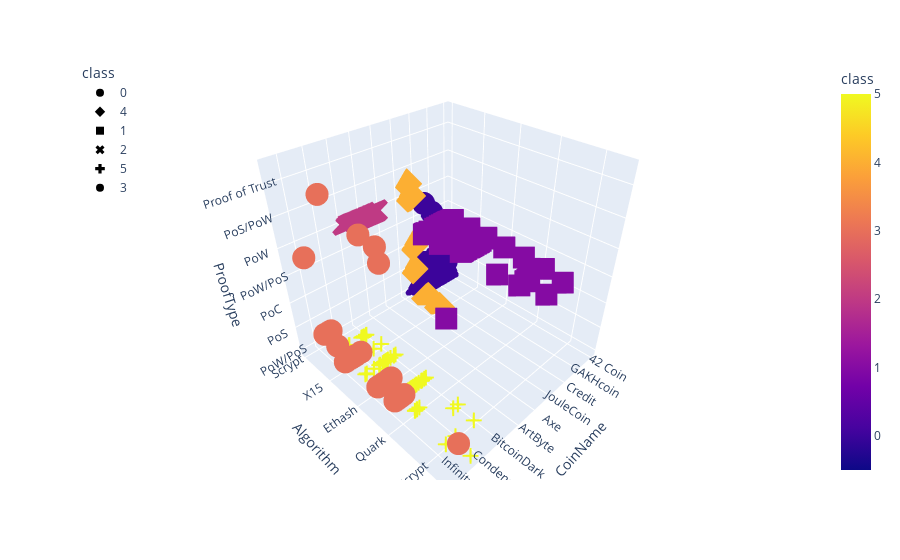

The cell this chart's notebook holds for it:
### Markdown cell above
### Visualizing Results

#### 3D-Scatter with Clusters

### Code cell
# Create a 3D-Scatter with the PCA data and the clusters
fig = px.scatter_3d(
    clustered_df,
    x="CoinName",
    y="Algorithm",
    z="ProofType",
    color="class",
    symbol="class",
    width=800,
    hover_name="CoinName",
    hover_data=["Algorithm"]
)
fig.update_layout(legend=dict(x=0, y=1))
fig.show()

### Figure 1 — Plotly figure (JSON) as saved in the notebook; plotly's stock layout.template omitted (floating-point values rounded to 4 significant figures)
{"data": [{"hovertemplate": "<b>%{hovertext}</b><br><br>class=%{marker.color}<br>CoinName=%{x}<br>Algorithm=%{y}<br>ProofType=%{z}<extra></extra>", "hovertext": ["42 Coin", "404Coin", "Aurora Coin", "BlueCoin", "EnergyCoin", "BitBar", "CryptoBullion", "FlutterCoin", "HoboNickels", "MintCoin", "Nautilus Coin", "PotCoin", "PhoenixCoin", "Reddcoin", "UnitaryStatus Dollar", "UltraCoin", "VeriCoin", "ZCC Coin", "RubyCoin", "Dnotes", "8BIT Coin", "Vtorrent", "Diggits", "BillaryCoin", "GPU Coin", "SafeExchangeCoin", "PutinCoin", "iBankCoin", "Frankywillcoin", "CarterCoin", "ZoneCoin", "RootCoin", "BitCurrency", "Swiscoin", "PesoBit", "PLNCoin", "AquariusCoin", "BitcoinFast", "BitConnect Coin", "MoneyCoin", "Russiacoin", "PandaCoin", "GameUnits", "GAKHcoin", "Klingon Empire Darsek", "Printerium", "Impeach", "Zilbercoin", "FirstCoin", "OpenChat", "RenosCoin", "Independent Money System", "ArgusCoin", "LomoCoin", "GrowthCoin", "Degas Coin", "Linda", "Draftcoin", "CoinonatX", "Ethereum Dark", "TerraNovaCoin", "WomenCoin", "Xios", "BlackholeCoin", "Cash & Back Coin", "GermanCoin", "LiteCoin Ultra", "Trollcoin", "Litecoin Plus", "My Big Coin", "Unified Society USDEX", "Velox", "Briacoin", "Ignition", "MedicCoin", "Abjcoin", "iDealCash", "HollyWoodCoin", "Swisscoin", "Xt3ch", "EmaratCoin", "Peony Coin", "TPCash", "MMOCoin", "ThunderStake", "Oduwa", "Credit", "Nasdacoin", "LiteDoge", "OrangeCoin", "BitstarCoin", "HyperCoin", "AudioCoin", "Genstake", "XiaoMiCoin", " ClubCoin", "HiCoin", "WhiteCoin", "Gapcoin", "BitcoinPlus"], "legendgroup": "0", "marker": {"color": [0, 0, 0, 0, 0, 0, 0, 0, 0, 0, 0, 0, 0, 0, 0, 0, 0, 0, 0, 0, 0, 0, 0, 0, 0, 0, 0, 0, 0, 0, 0, 0, 0, 0, 0, 0, 0, 0, 0, 0, 0, 0, 0, 0, 0, 0, 0, 0, 0, 0, 0, 0, 0, 0, 0, 0, 0, 0, 0, 0, 0, 0, 0, 0, 0, 0, 0, 0, 0, 0, 0, 0, 0, 0, 0, 0, 0, 0, 0, 0, 0, 0, 0, 0, 0, 0, 0, 0, 0, 0, 0, 0, 0, 0, 0, 0, 0, 0, 0, 0], "coloraxis": "coloraxis", "symbol": "circle"}, "mode": "markers", "name": "0", "scene": "scene", "showlegend": true, "type": "scatter3d", "x": ["42 Coin", "404Coin", "Aurora Coin", "BlueCoin", "EnergyCoin", "BitBar", "CryptoBullion", "FlutterCoin", "HoboNickels", "MintCoin", "Nautilus Coin", "PotCoin", "PhoenixCoin", "Reddcoin", "UnitaryStatus Dollar", "UltraCoin", "VeriCoin", "ZCC Coin", "RubyCoin", "Dnotes", "8BIT Coin", "Vtorrent", "Diggits", "BillaryCoin", "GPU Coin", "SafeExchangeCoin", "PutinCoin", "iBankCoin", "Frankywillcoin", "CarterCoin", "ZoneCoin", "RootCoin", "BitCurrency", "Swiscoin", "PesoBit", "PLNCoin", "AquariusCoin", "BitcoinFast", "BitConnect Coin", "MoneyCoin", "Russiacoin", "PandaCoin", "GameUnits", "GAKHcoin", "Klingon Empire Darsek", "Printerium", "Impeach", "Zilbercoin", "FirstCoin", "OpenChat", "RenosCoin", "Independent Money System", "ArgusCoin", "LomoCoin", "GrowthCoin", "Degas Coin", "Linda", "Draftcoin", "CoinonatX", "Ethereum Dark", "TerraNovaCoin", "WomenCoin", "Xios", "BlackholeCoin", "Cash & Back Coin", "GermanCoin", "LiteCoin Ultra", "Trollcoin", "Litecoin Plus", "My Big Coin", "Unified Society USDEX", "Velox", "Briacoin", "Ignition", "MedicCoin", "Abjcoin", "iDealCash", "HollyWoodCoin", "Swisscoin", "Xt3ch", "EmaratCoin", "Peony Coin", "TPCash", "MMOCoin", "ThunderStake", "Oduwa", "Credit", "Nasdacoin", "LiteDoge", "OrangeCoin", "BitstarCoin", "HyperCoin", "AudioCoin", "Genstake", "XiaoMiCoin", " ClubCoin", "HiCoin", "WhiteCoin", "Gapcoin", "BitcoinPlus"], "y": ["Scrypt", "Scrypt", "Scrypt", "Scrypt", "Scrypt", "Scrypt", "Scrypt", "Scrypt", "Scrypt", "Scrypt", "Scrypt", "Scrypt", "Scrypt", "Scrypt", "Scrypt", "Scrypt", "Scrypt", "Scrypt", "Scrypt", "Scrypt", "Scrypt", "Scrypt", "Scrypt", "Scrypt", "Scrypt", "Scrypt", "Scrypt", "Scrypt", "Scrypt", "Scrypt", "Scrypt", "Scrypt", "Scrypt", "Scrypt", "Scrypt", "Scrypt", "Scrypt", "Scrypt", "Scrypt", "Scrypt", "Scrypt", "Scrypt", "Scrypt", "Scrypt", "Scrypt", "Scrypt", "Scrypt", "Scrypt", "Scrypt", "Scrypt", "Scrypt", "Scrypt", "Scrypt", "Scrypt", "Scrypt", "Scrypt", "Scrypt", "Scrypt", "Scrypt", "Scrypt", "Scrypt", "Scrypt", "Scrypt", "Scrypt", "Scrypt", "Scrypt", "Scrypt", "Scrypt", "Scrypt", "Scrypt", "Scrypt", "Scrypt", "Scrypt", "Scrypt", "Scrypt", "Scrypt", "Scrypt", "Scrypt", "Scrypt", "Scrypt", "Scrypt", "Scrypt", "Scrypt", "Scrypt", "Scrypt", "Scrypt", "Scrypt", "Scrypt", "Scrypt", "Scrypt", "Scrypt", "Scrypt", "Scrypt", "Scrypt", "Scrypt", "Scrypt", "Scrypt", "Scrypt", "Scrypt", "Scrypt"], "z": ["PoW/PoS", "PoW/PoS", "PoW/PoS", "PoW/PoS", "PoW/PoS", "PoW/PoS", "PoW/PoS", "PoS/PoW/PoT", "PoW/PoS", "PoS", "PoS", "PoW/PoS", "PoW/PoS", "PoW/PoS", "PoW/PoS", "PoW/PoS", "PoST", "PoW/PoS", "PoS", "PoS", "PoW/PoS", "PoW/PoS", "PoS", "PoW/PoS", "PoS", "PoC", "PoW/PoS", "PoW/PoS", "PoW/PoS", "PoW/PoS", "PoW/PoS", "PoW/PoS", "PoS", "PoW/PoW", "PoW/PoS", "PoW/PoS", "PoW/PoS", "PoW/PoS", "PoW/PoS", "PoW/PoS", "PoW/PoS", "PoS", "PoW/PoS", "PoW/PoS", "PoW/PoS", "PoW/PoS", "PoW/PoS", "PoS", "PoW/PoS ", "PoW/PoS", "PoS", "PoW/PoS", "PoW/PoS", "PoW/PoS", "PoS", "PoW/PoS", "PoW/PoS", "PoS", "PoW/PoS", "PoW/PoS", "PoW/PoS", "PoW/PoS", "PoW/PoS", "PoW/PoS", "PoW/PoS", "PoW/PoS", "PoW/PoS", "PoW/PoS", "PoW/PoS", "PoW and PoS", "PoW/PoS", "PoS", "PoW/PoS", "PoW/PoS", "PoS", "PoW/PoS", "PoW/PoS", "PoS", "PoW/PoS", "PoS", "PoW/PoS", "PoS", "PoW/PoS", "PoS", "PoW/PoS", "PoW/PoS", "PoW/PoS", "PoW/PoS", "PoW/PoS", "PoW/PoS", "PoW/PoS", "PoW/PoS", "PoW/PoS", "PoW/PoS", "PoW/PoS", "PoW/PoS", "PoS", "PoW/PoS", "PoW/PoS", "PoS"]}, {"hovertemplate": "<b>%{hovertext}</b><br><br>class=%{marker.color}<br>CoinName=%{x}<br>Algorithm=%{y}<br>ProofType=%{z}<extra></extra>", "hovertext": ["EliteCoin", "MoonCoin", "CasinoCoin", "Infinite Coin", "ZeitCoin", "EmberCoin", "HTML5 Coin", "gCn Coin", "NewYorkCoin", "Lynx"], "legendgroup": "4", "marker": {"color": [4, 4, 4, 4, 4, 4, 4, 4, 4, 4], "coloraxis": "coloraxis", "symbol": "diamond"}, "mode": "markers", "name": "4", "scene": "scene", "showlegend": true, "type": "scatter3d", "x": ["EliteCoin", "MoonCoin", "CasinoCoin", "Infinite Coin", "ZeitCoin", "EmberCoin", "HTML5 Coin", "gCn Coin", "NewYorkCoin", "Lynx"], "y": ["X13", "Scrypt", "Scrypt", "Scrypt", "Scrypt", "X13", "X15", "Scrypt", "Scrypt", "Scrypt"], "z": ["PoW/PoS", "PoW", "PoC", "PoW", "PoS", "PoW/PoS", "PoW/PoS", "PoW", "PoW", "HPoW"]}, {"hovertemplate": "<b>%{hovertext}</b><br><br>class=%{marker.color}<br>CoinName=%{x}<br>Algorithm=%{y}<br>ProofType=%{z}<extra></extra>", "hovertext": ["Bitcoin", "Ethereum", "Ethereum Classic", "Spreadcoin", "ZetaCoin", "QuarkCoin", "Riecoin", "CryptCoin", "DevCoin", "FeatherCoin", "IXcoin", "Namecoin", "SysCoin", "TigerCoin", "TerraCoin", "UnbreakableCoin", "Unobtanium", "UroCoin", "Vertcoin", "JouleCoin", "SoonCoin", "MarsCoin ", "Anarchists Prime", "BowsCoin", "Expanse", "MindCoin", "I0coin", "CarpeDiemCoin", "Adzcoin", "BolivarCoin", "PizzaCoin", "ZayedCoin", "DollarCoin", "Elementrem", "ArtexCoin", "Kurrent", "PacCoin", "VaultCoin", "ILCoin", "DigitalPrice", "ArcticCoin", "DAS", "Onix", "Bitcoin Cash", "Elements", "VIVO Coin", "Pura", "Innova", "Ellaism", "GoByte", "DaxxCoin", "AC3", "Sucre", "SparksPay", "GunCoin", "Pioneer Coin", "UnitedBitcoin", "1717 Masonic Commemorative Token", "KREDS", "Crypto Improvement Fund", "Callisto Network", "FuturoCoin", "Axe", "Project Pai", "Azart", "Bitcoin SV", "BLAST", "GlobalToken", "UFO Coin", "Crown Coin", "Groestlcoin", "Reality Clash"], "legendgroup": "1", "marker": {"color": [1, 1, 1, 1, 1, 1, 1, 1, 1, 1, 1, 1, 1, 1, 1, 1, 1, 1, 1, 1, 1, 1, 1, 1, 1, 1, 1, 1, 1, 1, 1, 1, 1, 1, 1, 1, 1, 1, 1, 1, 1, 1, 1, 1, 1, 1, 1, 1, 1, 1, 1, 1, 1, 1, 1, 1, 1, 1, 1, 1, 1, 1, 1, 1, 1, 1, 1, 1, 1, 1, 1, 1], "coloraxis": "coloraxis", "symbol": "square"}, "mode": "markers", "name": "1", "scene": "scene", "showlegend": true, "type": "scatter3d", "x": ["Bitcoin", "Ethereum", "Ethereum Classic", "Spreadcoin", "ZetaCoin", "QuarkCoin", "Riecoin", "CryptCoin", "DevCoin", "FeatherCoin", "IXcoin", "Namecoin", "SysCoin", "TigerCoin", "TerraCoin", "UnbreakableCoin", "Unobtanium", "UroCoin", "Vertcoin", "JouleCoin", "SoonCoin", "MarsCoin ", "Anarchists Prime", "BowsCoin", "Expanse", "MindCoin", "I0coin", "CarpeDiemCoin", "Adzcoin", "BolivarCoin", "PizzaCoin", "ZayedCoin", "DollarCoin", "Elementrem", "ArtexCoin", "Kurrent", "PacCoin", "VaultCoin", "ILCoin", "DigitalPrice", "ArcticCoin", "DAS", "Onix", "Bitcoin Cash", "Elements", "VIVO Coin", "Pura", "Innova", "Ellaism", "GoByte", "DaxxCoin", "AC3", "Sucre", "SparksPay", "GunCoin", "Pioneer Coin", "UnitedBitcoin", "1717 Masonic Commemorative Token", "KREDS", "Crypto Improvement Fund", "Callisto Network", "FuturoCoin", "Axe", "Project Pai", "Azart", "Bitcoin SV", "BLAST", "GlobalToken", "UFO Coin", "Crown Coin", "Groestlcoin", "Reality Clash"], "y": ["SHA-256", "Ethash", "Ethash", "X11", "SHA-256", "Quark", "Groestl", "X11", "SHA-256", "NeoScrypt", "SHA-256", "SHA-256", "SHA-256", "SHA-256", "SHA-256", "SHA-256", "SHA-256", "X11", "Lyra2REv2", "SHA-256", "SHA-256", "X11", "SHA-256", "X11", "Ethash", "X11", "SHA-256", "SHA-256", "X11", "X11", "X11", "SHA-256", "SHA-256", "Ethash", "X11", "X11", "X11", "X11", "SHA-256", "X11", "X11", "X11", "X11", "SHA-256", "X11", "NeoScrypt", "X11", "NeoScrypt", "Ethash", "NeoScrypt", "Ethash", "X11", "X11", "NeoScrypt", "NeoScrypt", "X11", "SHA-256", "Ethash", "Lyra2REv2", "X11", "Ethash", "X11", "X11", "SHA-256", "X11", "SHA-256", "SHA-256", "SHA-256", "NeoScrypt", "SHA-256", "Groestl", "Ethash"], "z": ["PoW", "PoW", "PoW", "PoW", "PoW", "PoW", "PoW", "PoW", "PoW", "PoW", "PoW", "PoW", "PoW", "PoW", "PoW", "PoW", "PoW", "PoW", "PoW", "PoW", "PoW", "PoW", "PoW", "PoW", "PoW", "PoW", "PoW", "PoW", "PoW", "PoW", "PoW", "PoW", "PoW", "PoW", "PoW", "PoW", "PoW", "PoW", "PoW", "PoW", "PoW", "PoW", "PoW", "PoW", "PoW", "PoW", "PoW", "PoW", "PoW", "PoW", "PoW", "PoW", "PoW", "PoW", "PoW", "PoW", "PoW", "PoS", "PoW", "PoW", "PoW", "PoW", "PoW", "PoW", "PoW", "PoW", "PoW", "PoW", "PoW", "PoW", "PoW", "PoW"]}, {"hovertemplate": "<b>%{hovertext}</b><br><br>class=%{marker.color}<br>CoinName=%{x}<br>Algorithm=%{y}<br>ProofType=%{z}<extra></extra>", "hovertext": ["Litecoin", "ProsperCoin", "Argentum", "SexCoin", "Quatloo", "Digitalcoin ", "Catcoin", "CannaCoin", "EarthCoin", "E-Gulden", "Einsteinium", "Emerald", "Franko", "GrandCoin", "GlobalCoin", "GoldCoin", "KrugerCoin", "LuckyCoin", "Litebar ", "MegaCoin", "MinCoin", "NobleCoin", "NyanCoin", "RonPaulCoin", "StableCoin", "SmartCoin", "ViaCoin", "WorldCoin", "MonaCoin", "Gulden", "PesetaCoin", "Wild Beast Coin", "Flo", "ArtByte", "OmniCron", "GreenCoin", "MasterCoin", "1Credit", "Song Coin", "BitZeny", "Revolution VR", "Gamecredits", "YoCoin", "Francs", "Omni", "DopeCoin", "Shilling", "KiloCoin", "OsmiumCoin", "BeaverCoin", "Canada eCoin", "EB3coin", "BenjiRolls", "EquiTrader", "Unify", "SocialCoin", "Sojourn Coin", "FrazCoin", "Kronecoin", "AdCoin", "Linx", "eBoost", "PopularCoin", "IrishCoin", "ShareChain", "BitFlip", "LottoCoin", "Poseidon", "HexCoin", "Block-Logic", "SolarCoin", "Crypto Escudo", "SmileyCoin", "Bata", "Pakcoin"], "legendgroup": "2", "marker": {"color": [2, 2, 2, 2, 2, 2, 2, 2, 2, 2, 2, 2, 2, 2, 2, 2, 2, 2, 2, 2, 2, 2, 2, 2, 2, 2, 2, 2, 2, 2, 2, 2, 2, 2, 2, 2, 2, 2, 2, 2, 2, 2, 2, 2, 2, 2, 2, 2, 2, 2, 2, 2, 2, 2, 2, 2, 2, 2, 2, 2, 2, 2, 2, 2, 2, 2, 2, 2, 2, 2, 2, 2, 2, 2, 2], "coloraxis": "coloraxis", "symbol": "x"}, "mode": "markers", "name": "2", "scene": "scene", "showlegend": true, "type": "scatter3d", "x": ["Litecoin", "ProsperCoin", "Argentum", "SexCoin", "Quatloo", "Digitalcoin ", "Catcoin", "CannaCoin", "EarthCoin", "E-Gulden", "Einsteinium", "Emerald", "Franko", "GrandCoin", "GlobalCoin", "GoldCoin", "KrugerCoin", "LuckyCoin", "Litebar ", "MegaCoin", "MinCoin", "NobleCoin", "NyanCoin", "RonPaulCoin", "StableCoin", "SmartCoin", "ViaCoin", "WorldCoin", "MonaCoin", "Gulden", "PesetaCoin", "Wild Beast Coin", "Flo", "ArtByte", "OmniCron", "GreenCoin", "MasterCoin", "1Credit", "Song Coin", "BitZeny", "Revolution VR", "Gamecredits", "YoCoin", "Francs", "Omni", "DopeCoin", "Shilling", "KiloCoin", "OsmiumCoin", "BeaverCoin", "Canada eCoin", "EB3coin", "BenjiRolls", "EquiTrader", "Unify", "SocialCoin", "Sojourn Coin", "FrazCoin", "Kronecoin", "AdCoin", "Linx", "eBoost", "PopularCoin", "IrishCoin", "ShareChain", "BitFlip", "LottoCoin", "Poseidon", "HexCoin", "Block-Logic", "SolarCoin", "Crypto Escudo", "SmileyCoin", "Bata", "Pakcoin"], "y": ["Scrypt", "Scrypt", "Scrypt", "Scrypt", "Scrypt", "Scrypt", "Scrypt", "Scrypt", "Scrypt", "Scrypt", "Scrypt", "Scrypt", "Scrypt", "Scrypt", "Scrypt", "Scrypt", "Scrypt", "Scrypt", "Scrypt", "Scrypt", "Scrypt", "Scrypt", "Scrypt", "Scrypt", "Scrypt", "Scrypt", "Scrypt", "Scrypt", "Scrypt", "Scrypt", "Scrypt", "Scrypt", "Scrypt", "Scrypt", "Scrypt", "Scrypt", "Scrypt", "Scrypt", "Scrypt", "Scrypt", "Scrypt", "Scrypt", "Scrypt", "Scrypt", "Scrypt", "Scrypt", "Scrypt", "Scrypt", "Scrypt", "Scrypt", "Scrypt", "Scrypt", "Scrypt", "Scrypt", "Scrypt", "Scrypt", "Scrypt", "Scrypt", "Scrypt", "Scrypt", "Scrypt", "Scrypt", "Scrypt", "Scrypt", "Scrypt", "Scrypt", "Scrypt", "Scrypt", "Scrypt", "Scrypt", "Scrypt", "Scrypt", "Scrypt", "Scrypt", "Scrypt"], "z": ["PoW", "PoW", "PoW", "PoW", "PoW", "PoW", "PoW", "PoW", "PoW", "PoW", "PoW", "PoW", "PoW", "PoW", "PoW", "PoW", "PoW", "PoW", "PoW", "PoW", "PoW", "PoW", "PoW", "PoW", "PoW", "PoW", "PoW", "PoW", "PoW", "PoW", "PoW", "PoW", "PoW", "PoW", "PoW", "PoW", "PoW", "PoW", "PoW", "PoW", "PoW", "PoW", "PoW", "PoW", "PoW", "PoW", "PoW", "PoW", "PoW", "PoW", "PoW", "PoW", "PoW", "PoW", "PoW", "PoW", "PoW", "PoW", "PoW", "PoW", "PoW", "PoW", "PoW", "PoW", "PoW", "PoW", "PoW", "PoW", "PoW", "PoW", "PoW", "PoW", "PoW", "PoW", "PoW"]}, {"hovertemplate": "<b>%{hovertext}</b><br><br>class=%{marker.color}<br>CoinName=%{x}<br>Algorithm=%{y}<br>ProofType=%{z}<extra></extra>", "hovertext": ["Dash", "BitcoinDark", "KoboCoin", "Diamond", "IOCoin", "MazaCoin", "NavCoin", "OpalCoin", "Orbitcoin", "SyncCoin", "TorCoin", "X11 Coin", "StealthCoin", "Neutron", "FairCoin", "Kore", "Sativa Coin", "IslaCoin", "Paycon", "Emercoin", "EverGreenCoin", "EDRCoin", "Hitcoin", "DubaiCoin", "EuropeCoin", "SwingCoin", "Ratecoin", "Revenu", "Clockcoin", "BitSend", "GoldBlocks", "BitTokens", "MustangCoin", "Halloween Coin", "InsaneCoin", "XenixCoin", "Eternity", "Eurocoin", "Enigma", "Internet of People", "KushCoin", "VirtacoinPlus", "Impact", "HappyCoin", "Condensate", "GoldReserve", "BritCoin", "DeepOnion", "Monoeci", "Regalcoin", "TrezarCoin", "Theresa May Coin", "Bitcloud 2.0", "Magnet", "Bitcoin Diamond", "PhantomX", "Pushi", "Carebit", "Giant", "Absolute Coin", "EUNO", "HerbCoin", "Galilel", "Award", "Insane Coin", "TruckCoin", "PinkCoin", "IncaKoin", "Piggy Coin", "CapriCoin", "OKCash", "FriendshipCoin", "Triangles Coin"], "legendgroup": "5", "marker": {"color": [5, 5, 5, 5, 5, 5, 5, 5, 5, 5, 5, 5, 5, 5, 5, 5, 5, 5, 5, 5, 5, 5, 5, 5, 5, 5, 5, 5, 5, 5, 5, 5, 5, 5, 5, 5, 5, 5, 5, 5, 5, 5, 5, 5, 5, 5, 5, 5, 5, 5, 5, 5, 5, 5, 5, 5, 5, 5, 5, 5, 5, 5, 5, 5, 5, 5, 5, 5, 5, 5, 5, 5, 5], "coloraxis": "coloraxis", "symbol": "cross"}, "mode": "markers", "name": "5", "scene": "scene", "showlegend": true, "type": "scatter3d", "x": ["Dash", "BitcoinDark", "KoboCoin", "Diamond", "IOCoin", "MazaCoin", "NavCoin", "OpalCoin", "Orbitcoin", "SyncCoin", "TorCoin", "X11 Coin", "StealthCoin", "Neutron", "FairCoin", "Kore", "Sativa Coin", "IslaCoin", "Paycon", "Emercoin", "EverGreenCoin", "EDRCoin", "Hitcoin", "DubaiCoin", "EuropeCoin", "SwingCoin", "Ratecoin", "Revenu", "Clockcoin", "BitSend", "GoldBlocks", "BitTokens", "MustangCoin", "Halloween Coin", "InsaneCoin", "XenixCoin", "Eternity", "Eurocoin", "Enigma", "Internet of People", "KushCoin", "VirtacoinPlus", "Impact", "HappyCoin", "Condensate", "GoldReserve", "BritCoin", "DeepOnion", "Monoeci", "Regalcoin", "TrezarCoin", "Theresa May Coin", "Bitcloud 2.0", "Magnet", "Bitcoin Diamond", "PhantomX", "Pushi", "Carebit", "Giant", "Absolute Coin", "EUNO", "HerbCoin", "Galilel", "Award", "Insane Coin", "TruckCoin", "PinkCoin", "IncaKoin", "Piggy Coin", "CapriCoin", "OKCash", "FriendshipCoin", "Triangles Coin"], "y": ["X11", "SHA-256", "X15", "Groestl", "X11", "SHA-256", "X13", "X13", "NeoScrypt", "X11", "X11", "X11", "X13", "SHA-256", "Groestl", "X13", "X13", "X11", "X13", "SHA-256", "X15", "SHA-256", "X11", "SHA-256", "X11", "SHA-256", "X11", "SHA-256", "SHA-256", "X11", "X11", "SHA-256", "X11", "X11", "X11", "X11", "X11", "SHA-256", "X11", "SHA-256", "X11", "X11", "X11", "X11", "X11", "X11", "X13", "X13", "X11", "X11", "NeoScrypt", "SHA-256", "Quark", "X11", "X13", "X11", "X11", "Quark", "Quark", "Lyra2REv2", "X11", "Quark", "Quark", "X11", "X11", "X11", "X11", "SHA-256", "X11", "X11", "SHA-256", "NeoScrypt", "X13"], "z": ["PoW/PoS", "PoW/PoS", "PoW/PoS", "PoW/PoS", "PoW/PoS", "PoW/PoS", "PoW/PoS", "PoW/PoS", "PoW/PoS", "PoW/PoS", "PoW/PoS", "PoW/PoS", "PoW/PoS", "PoW/PoS", "PoW/PoS", "PoW/PoS", "PoW/PoS", "PoW/PoS", "PoW/PoS", "PoW/PoS", "PoW/PoS", "PoW/PoS", "PoW/PoS", "PoW/PoS", "PoW/PoS", "PoW/PoS", "PoW/PoS", "PoW/PoS", "PoW/PoS", "PoW/PoS", "PoW/PoS", "PoW/PoS", "PoW/PoS", "PoW/PoS", "PoW/PoS", "PoW/PoS", "PoW/PoS", "PoW/PoS", "PoW/PoS", "PoW/PoS", "PoW/PoS", "PoW/PoS", "PoW/PoS", "PoW/PoS", "PoW/PoS", "PoW/PoS", "PoW/PoS", "PoW/PoS", "PoW/PoS", "PoW/PoS", "PoW/PoS", "PoW/PoS", "PoW/PoS", "PoW/PoS", "PoW/PoS", "PoW/PoS", "PoW/PoS", "PoW/PoS", "PoW/PoS", "PoW/PoS", "PoW/PoS", "PoW/PoS", "PoW/PoS", "PoW/PoS", "PoW/PoS", "PoW/PoS", "PoW/PoS", "PoW/PoS", "PoW/PoS", "PoW/PoS", "PoW/PoS", "PoW/PoS", "PoW/PoS"]}, {"hovertemplate": "<b>%{hovertext}</b><br><br>class=%{marker.color}<br>CoinName=%{x}<br>Algorithm=%{y}<br>ProofType=%{z}<extra></extra>", "hovertext": ["PayCoin", "HyperStake", "SuperCoin", "Ucoin", "Squall Coin", "MudraCoin", "Lutetium Coin", "RoyalCoin", "Stakenet", "Allsafe", "FindCoin", "ProCurrency", "Ultimate Secure Cash", "Rupee", "Infinity Economics", "Kalkulus", "Digiwage", "Monkey Project", "Tokyo Coin", "Dekado", "Poseidon Quark", "BitcoinWSpectrum", "Dystem", "Vitae", "ARENON", "PAXEX", "Junson Ming Chan Coin", "Crypto Sports", "Dash Platinum", "Bitcoin Rhodium", "NeosCoin", "Creditbit ", "TigerCash", "ZEPHYR"], "legendgroup": "3", "marker": {"color": [3, 3, 3, 3, 3, 3, 3, 3, 3, 3, 3, 3, 3, 3, 3, 3, 3, 3, 3, 3, 3, 3, 3, 3, 3, 3, 3, 3, 3, 3, 3, 3, 3, 3], "coloraxis": "coloraxis", "symbol": "circle"}, "mode": "markers", "name": "3", "scene": "scene", "showlegend": true, "type": "scatter3d", "x": ["PayCoin", "HyperStake", "SuperCoin", "Ucoin", "Squall Coin", "MudraCoin", "Lutetium Coin", "RoyalCoin", "Stakenet", "Allsafe", "FindCoin", "ProCurrency", "Ultimate Secure Cash", "Rupee", "Infinity Economics", "Kalkulus", "Digiwage", "Monkey Project", "Tokyo Coin", "Dekado", "Poseidon Quark", "BitcoinWSpectrum", "Dystem", "Vitae", "ARENON", "PAXEX", "Junson Ming Chan Coin", "Crypto Sports", "Dash Platinum", "Bitcoin Rhodium", "NeosCoin", "Creditbit ", "TigerCash", "ZEPHYR"], "y": ["SHA-256", "X11", "X11", "X11", "X11", "X13", "X11", "X13", "X11", "Quark", "X13", "SHA-256", "SHA-256", "Lyra2REv2", "SHA-256", "Quark", "Quark", "X11", "X13", "X15", "Quark", "SHA-256", "Quark", "Quark", "X11", "X11", "X11", "Quark", "X11", "X13", "SHA-256", "X11", "SHA-256", "SHA-256"], "z": ["PoS", "PoS", "PoS", "PoS", "PoS/PoW", "PoS", "PoS", "PoS", "TPoS", "PoS", "PoS", "PoS", "PoS", "PoS", "PoS", "PoS", "PoS", "PoS", "PoS", "PoS", "PoS", "PoS", "PoS", "PoS", "PoS", "PoS", "PoS", "PoS", "PoS", "PoW", "PoS", "Proof of Trust", "PoS", "DPoS"]}], "layout": {"autosize": true, "coloraxis": {"colorbar": {"title": {"text": "class"}}, "colorscale": [[0, "#0d0887"], [0.1111, "#46039f"], [0.2222, "#7201a8"], [0.3333, "#9c179e"], [0.4444, "#bd3786"], [0.5556, "#d8576b"], [0.6667, "#ed7953"], [0.7778, "#fb9f3a"], [0.8889, "#fdca26"], [1, "#f0f921"]]}, "legend": {"title": {"text": "class"}, "tracegroupgap": 0, "x": 0, "y": 1}, "margin": {"t": 60}, "scene": {"aspectmode": "auto", "aspectratio": {"x": 1, "y": 1, "z": 1}, "domain": {"x": [0, 1], "y": [0, 1]}, "xaxis": {"title": {"text": "CoinName"}, "type": "category"}, "yaxis": {"title": {"text": "Algorithm"}, "type": "category"}, "zaxis": {"title": {"text": "ProofType"}, "type": "category"}}}}
